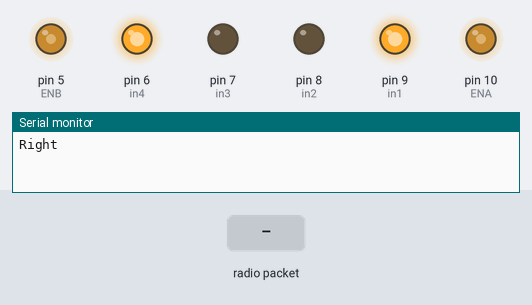
A sketch run on a simulated Arduino Uno, built with avr-gcc and run on an emulated ATmega328P. Shown: output pins drawn as LEDs (lit = HIGH), the last lines printed to the serial monitor. Inputs (shaded band) come from the test bench. No radio packets arrive unless stated.

Above: at 1.2 s.
1.3 s: radio packet "1" arrives
At 2.0 s:
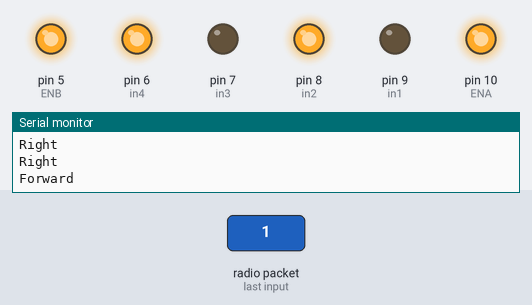
Timing chart, 0 to 4.3 s (numbered marks = the images above; inputs shaded):
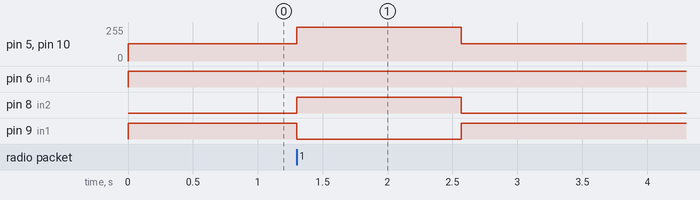

The sketch:

ReciverDrejKnap.ino
```cpp
// ask_receiver.pde
// -*- mode: C++ -*-
// Simple example of how to use RadioHead to receive messages
// with a simple ASK transmitter in a very simple way.
// Implements a simplex (one-way) receiver with an Rx-B1 module

#include <RH_ASK.h>
#include <SPI.h> // Not actualy used but needed to compile

RH_ASK Radio(2000,0);

int in1=9;
int in2=8;
int in3=7;
int in4=6;
/*define channel enable output pins*/
int ENA=10;
int ENB=5;
/*define forward function*/
void _mForward()
{
  digitalWrite(ENA,HIGH);
  digitalWrite(ENB,HIGH);
  digitalWrite(in1,LOW);
  digitalWrite(in2,HIGH);
  digitalWrite(in3,LOW);
  digitalWrite(in4,HIGH);
  Serial.println("Forward");
}

void _mRight()
{
  analogWrite(ENA,130);
  analogWrite(ENB,130);
  digitalWrite(in1,HIGH);
  digitalWrite(in2,LOW);
  digitalWrite(in3,LOW);
  digitalWrite(in4,HIGH);
  Serial.println("Right");
}


void setup()
{
    Serial.begin(9600);  // Debugging only
    pinMode(in1,OUTPUT);
    pinMode(in2,OUTPUT);
    pinMode(in3,OUTPUT);
    pinMode(in4,OUTPUT);
    pinMode(ENA,OUTPUT);
    pinMode(ENB,OUTPUT);
    if (!Radio.init())
         Serial.println("init failed");
}

void loop()
{
   _mRight();
   uint8_t buf[RH_ASK_MAX_MESSAGE_LEN];
   uint8_t buflen = sizeof(buf);

   for(int i; i<15000; i++){

     while  (Radio.recv(buf, &buflen))
     {
      _mForward();
     i=0;
     }
   }
}
```

Measured:
- after the input at 1.3 s, pin 5 (ENB), pin 10 (ENA): 130/255 → 255/255 at once, → 130/255 1.3 s later; pin 8 (in2): LOW → HIGH at once, → LOW 1.3 s later; pin 9 (in1): HIGH → LOW at once, → HIGH 1.3 s later
